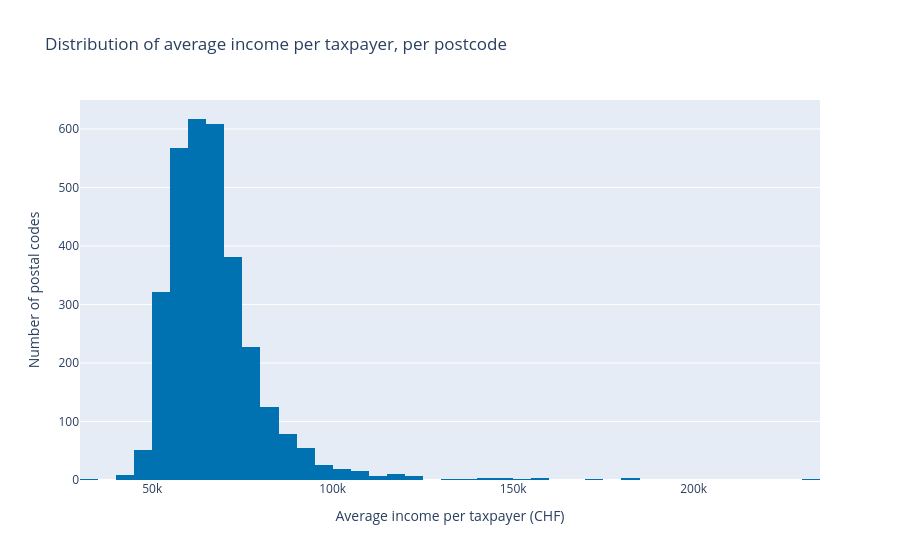

The code cell stored with this chart in its notebook:
### Markdown cell above
## Act 2 — Where are customers and purchasing power?

### Code cell
fig = px.histogram(
    df, x="avg_income_per_taxpayer", nbins=50,
    color_discrete_sequence=["#0072B2"],
    title="Distribution of average income per taxpayer, per postcode",
)
fig.update_layout(xaxis_title="Average income per taxpayer (CHF)", yaxis_title="Number of postal codes")
fig.show()

### Figure 1 — Plotly figure (JSON) as saved in the notebook; plotly's stock layout.template omitted (floating-point values rounded to 4 significant figures; data arrays with more than 128 entries replaced by an {"elided": "..."} marker saying what was removed)
{"data": [{"bingroup": "x", "hovertemplate": "avg_income_per_taxpayer=%{x}<br>count=%{y}<extra></extra>", "legendgroup": "", "marker": {"color": "#0072B2", "pattern": {"shape": ""}}, "name": "", "nbinsx": 50, "orientation": "v", "showlegend": false, "type": "histogram", "x": {"elided": "3187 float values"}, "xaxis": "x", "yaxis": "y"}], "layout": {"barmode": "relative", "legend": {"tracegroupgap": 0}, "title": {"text": "Distribution of average income per taxpayer, per postcode"}, "xaxis": {"anchor": "y", "domain": [0, 1], "title": {"text": "Average income per taxpayer (CHF)"}}, "yaxis": {"anchor": "x", "domain": [0, 1], "title": {"text": "Number of postal codes"}}}}
